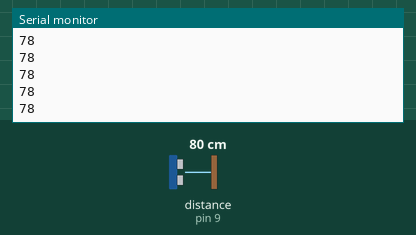
Recording of a sketch running on a simulated Arduino Uno, built with avr-gcc and run on an emulated ATmega328P. On the bench: the last lines printed to the serial monitor. Wiring (inferred from the names in the program): ultrasonic range finder: trigger pin 10; echo pin 9. The test bench sets the inputs (shaded band); at power-on: distance to the obstacle (sensor on pin 9) 80 cm. The echo pulse lasts 58.3 µs per cm.

Above: at 1.2 s.
1.3 s: distance to the obstacle (sensor on pin 9) set to 2 cm
At 2.3 s:
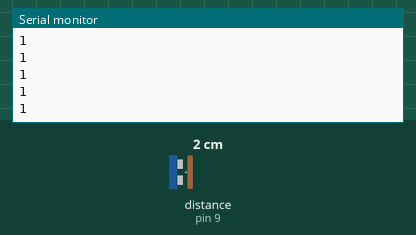
2.8 s: distance to the obstacle (sensor on pin 9) set to 4 cm
At 3.5 s:
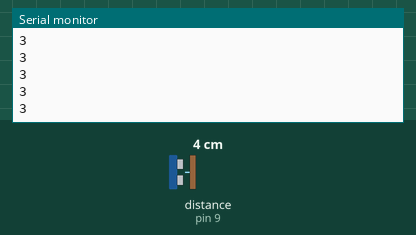
Timing chart, 0 to 5.8 s (numbered marks = the images above; inputs shaded):
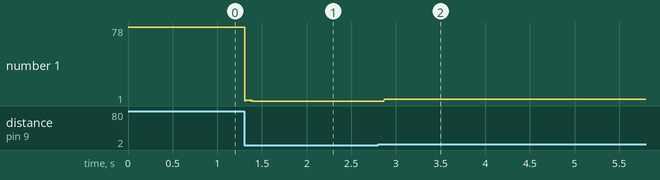

Measured:
- after the input at 1.3 s, the serial monitor: prints a new line at once (image 1)
- after the input at 2.8 s, the serial monitor: prints a new line after 0.07 s (image 2)
- plotted number 1: 78 → 1 after the input at 1.3 s, 1 → 3 after the input at 2.8 s

The sketch:

ultrasonic_sensor.ino
```cpp
int trigPin = 10;
int echoPin = 9;
// defines variables
long duration;
int distance;
void setup() {
pinMode(trigPin, OUTPUT);
pinMode(echoPin, INPUT);
Serial.begin(9600);
}
void loop() {
digitalWrite(trigPin, 0);
delayMicroseconds(2);
digitalWrite(trigPin, 1);
delayMicroseconds(10);
digitalWrite(trigPin, 0);
duration = pulseIn(echoPin, 1);
distance= duration*0.034/2;
Serial.println(distance);
}
```
